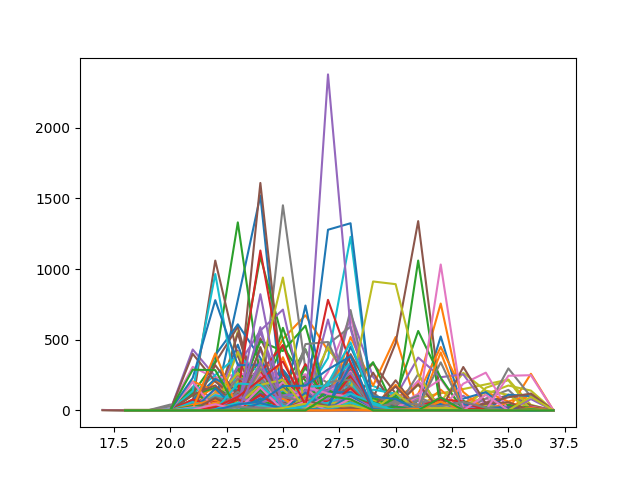

Write Python code to recreate this figure.
import json
import csv
import os
import datetime
import matplotlib.pyplot as plt
from config import project_folder

# project_folder = "/home/shivam/coursework/user engagement/User-Engagement-Video"
# path = project_folder + "/code/extract_phrasecloud/user_data_test/"
path = project_folder + "code/userdata/"


def extract_week_number(raw_date):
    year = raw_date[:4]
    month = raw_date[5:7]
    day = raw_date[8:]
    dt = datetime.date(int(year), int(month), int(day))
    wk = dt.isocalendar()[1]
    return wk


def create_phrasecloud_dictionary(min_week, max_week):
    phrase_cloud_clicks = {}
    for i in range(min_week, max_week + 1):
        phrase_cloud_clicks[i] = 0

    return phrase_cloud_clicks


def extract_phrasecloud_clicks():
    # main_db = []
    user_log = {}
    count = 0
    for file in os.listdir(path):
        count += 1
        print count
        if file != ".gitignore":
            phrase_cloud_clicks = create_phrasecloud_dictionary(18, 37)
            with open(path + file, 'r') as data_file:
                for line in data_file.readlines():
                    data = json.loads(line)

                    if data['user_action'] != None and "phrase" in data['user_action']:
                        week_number = extract_week_number(data['date'])
                        if week_number in phrase_cloud_clicks:
                            phrase_cloud_clicks[week_number] += 1
                        else:
                            phrase_cloud_clicks[week_number] = 1
                # temp_values = []
                # for key in phrase_cloud_clicks:
                #     temp_values.append(len(phrase_cloud_clicks[key]))
                # main_db.append(temp_values)
                # print phrase_cloud_clicks
                user_log[file.split("_")[1].split(".")[0]] = phrase_cloud_clicks
    # print user_log
    return user_log


def save(data):
    details = [data]
    with open('phrase_cloud_user.csv', 'a') as testfile:  # append it data to the csv file
        csv_writer = csv.writer(testfile)
        csv_writer.writerow(details[0])


def plot_behaviour():
    phrase_cloud_clicks = extract_phrasecloud_clicks()

    for user in phrase_cloud_clicks:
        # print user
        keys = phrase_cloud_clicks[user].keys()
        values = phrase_cloud_clicks[user].values()

        Z1 = sorted(keys)
        # print Z1
        Z2 = [x for _, x in sorted(zip(keys, values))]
        save(Z2)
        plt.plot(Z1, Z2)

    plt.savefig("phrasecloud.png")
    plt.show()


plot_behaviour()
